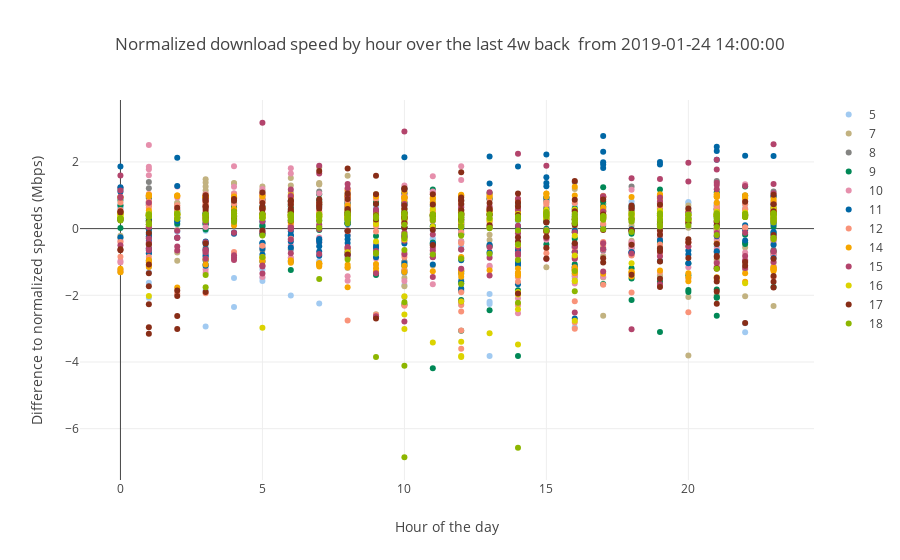

Notebook code for this chart:
### Code cell
t="Normalized download speed by hour"+title_tail
traces=[]
for device in device_numbers_d:
    #subset=by_hour_by_device_d[by_hour_by_device_d["SK_PI"]==device]
    subset=download_df[download_df["SK_PI"]==device]
    trace = go.Scatter(
        x = subset['hour'],
        #y=subset['DOWNLOAD'],
        y=(subset['DOWNLOAD']-subset['DOWNLOAD'].mean())/subset['DOWNLOAD'].std(),
        #y=subset['mean'],
        #y=(subset['mean']-subset['mean'].mean())/subset['mean'].std(),
        mode = 'markers',
        marker = dict(color=colors[device]),
        name = device
    )
    traces.append(trace)
layout = go.Layout(
        title=t,
        xaxis=dict(title="Hour of the day"),
        yaxis=dict(title="Difference to normalized speeds (Mbps)")
        )
#download_line=go.Scatter(x=by_hour_by_device_d['hour'],y=[50] * len(by_hour_by_device_d['hour']), mode='lines',marker=dict(color='red'), name='50Mbps')
#traces.append(download_line)
data = traces
fig = go.Figure(data=data, layout=layout)
iplot(fig)

### Figure 1 — Plotly figure (JSON) as saved in the notebook; plotly's stock layout.template omitted (floating-point values rounded to 4 significant figures; data arrays with more than 128 entries replaced by an {"elided": "..."} marker saying what was removed)
{"data": [{"marker": {"color": "#A1CAF1"}, "mode": "markers", "name": 5, "type": "scatter", "x": {"elided": "177 int values"}, "y": {"elided": "177 float values"}}, {"marker": {"color": "#C2B280"}, "mode": "markers", "name": 7, "type": "scatter", "x": {"elided": "177 int values"}, "y": {"elided": "177 float values"}}, {"marker": {"color": "#848482"}, "mode": "markers", "name": 8, "type": "scatter", "x": [14, 19, 23, 3, 6, 10, 14, 18, 21, 1, 5, 8, 12, 16, 19, 23, 3, 7, 10, 14, 18, 21, 1, 5], "y": [-0.6762, -0.5729, 1.111, -0.7565, -0.6093, -0.9969, -1.402, 1.262, -0.7164, 1.398, -0.6411, -0.8681, -0.629, 1.399, -0.6998, -0.6373, -0.6686, 1.113, 1.229, -0.7138, -0.587, 1.426, 1.208, 1.029]}, {"marker": {"color": "#008856"}, "mode": "markers", "name": 9, "type": "scatter", "x": {"elided": "177 int values"}, "y": {"elided": "177 float values"}}, {"marker": {"color": "#E68FAC"}, "mode": "markers", "name": 10, "type": "scatter", "x": {"elided": "155 int values"}, "y": {"elided": "155 float values"}}, {"marker": {"color": "#0067A5"}, "mode": "markers", "name": 11, "type": "scatter", "x": {"elided": "177 int values"}, "y": {"elided": "177 float values"}}, {"marker": {"color": "#F99379"}, "mode": "markers", "name": 12, "type": "scatter", "x": {"elided": "177 int values"}, "y": {"elided": "177 float values"}}, {"marker": {"color": "#F6A600"}, "mode": "markers", "name": 14, "type": "scatter", "x": {"elided": "176 int values"}, "y": {"elided": "176 float values"}}, {"marker": {"color": "#B3446C"}, "mode": "markers", "name": 15, "type": "scatter", "x": {"elided": "177 int values"}, "y": {"elided": "177 float values"}}, {"marker": {"color": "#DCD300"}, "mode": "markers", "name": 16, "type": "scatter", "x": {"elided": "166 int values"}, "y": {"elided": "166 float values"}}, {"marker": {"color": "#882D17"}, "mode": "markers", "name": 17, "type": "scatter", "x": {"elided": "175 int values"}, "y": {"elided": "175 float values"}}, {"marker": {"color": "#8DB600"}, "mode": "markers", "name": 18, "type": "scatter", "x": {"elided": "173 int values"}, "y": {"elided": "173 float values"}}], "layout": {"title": "Normalized download speed by hour over the last 4w back  from 2019-01-24 14:00:00", "xaxis": {"title": "Hour of the day"}, "yaxis": {"title": "Difference to normalized speeds (Mbps)"}}}
